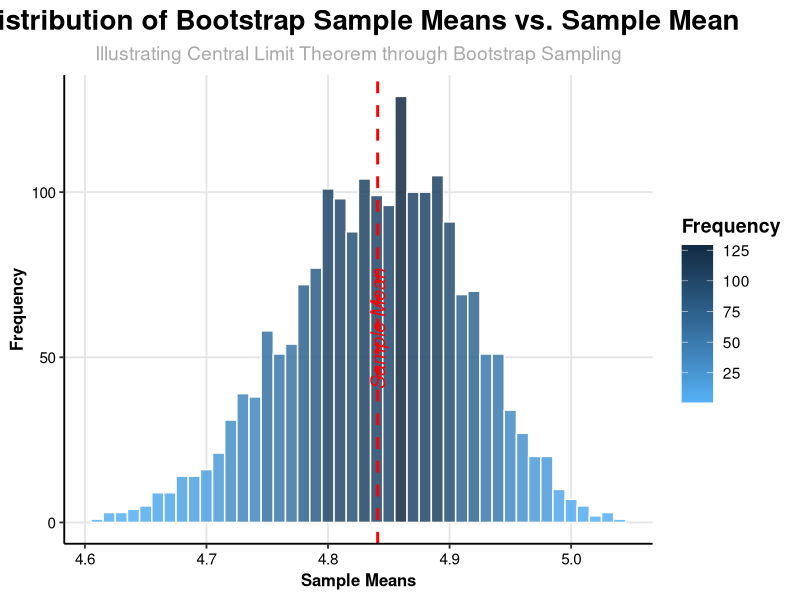
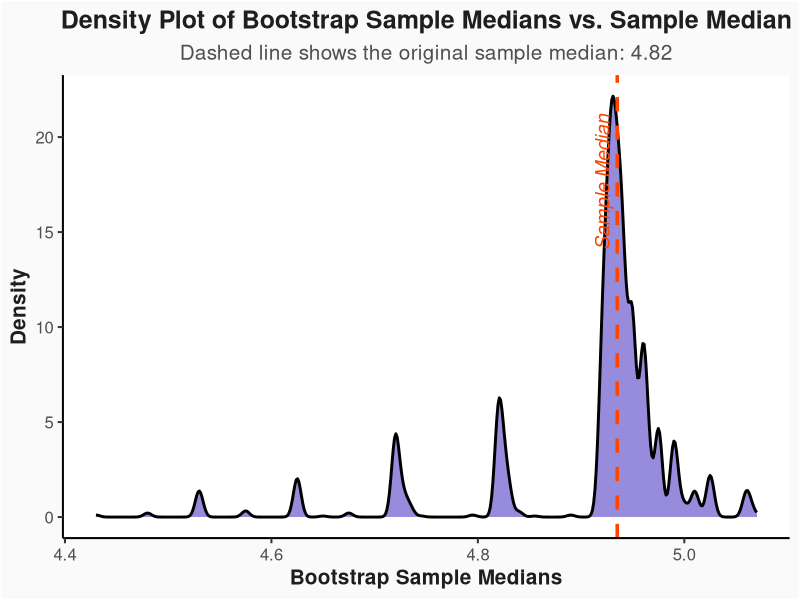
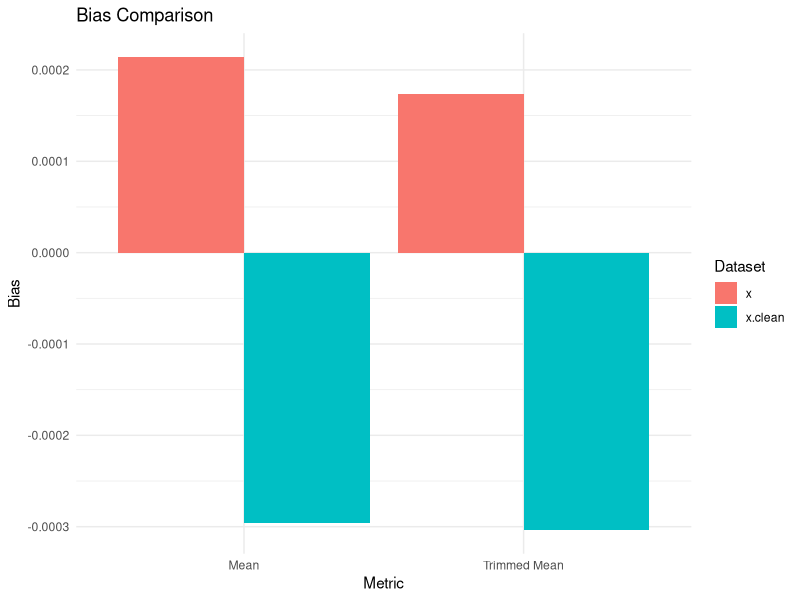
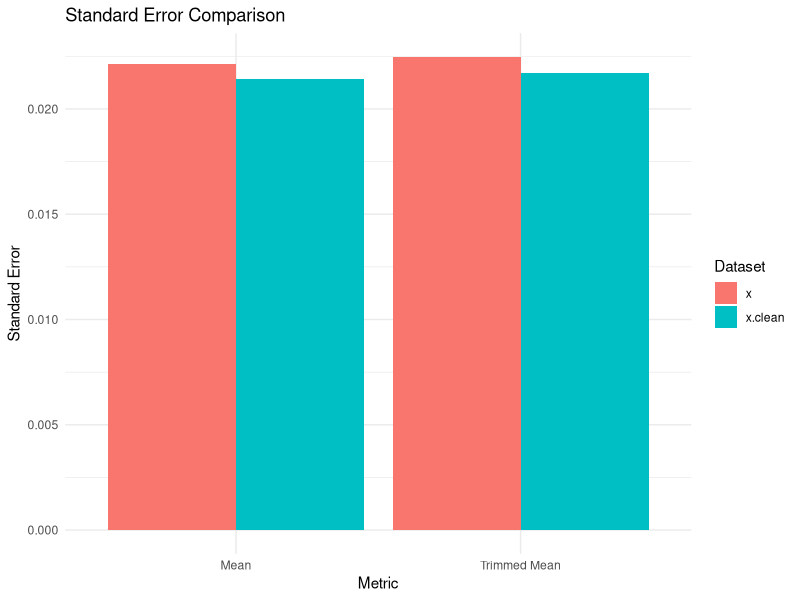

Recreate these plots in R, in order.
## ---- chunk 1
dp <- c(4.94, 5.06, 4.53, 5.07, 4.99, 
                 5.16, 4.38, 4.43, 4.93, 4.72, 
                 4.92, 4.96)
## ---- chunk 2
length <- length(dp)
possible_bootstrap_samples <- length ^length
options(scipen = 999)
cat("The possible number of bootstrap samples are",possible_bootstrap_samples)
## ---- chunk 3
samp1_m<-mean(dp)
samp1_me<-median(dp)
cat("The mean of the original sample is ", samp1_m, "and the median is ",samp1_me)
## ---- chunk 4
set.seed(12433727) 
samp2 <- 2000
samp2_m <- replicate(samp2, mean(sample(dp, replace = TRUE)))
## ---- chunk 5
samp2_m20<-mean(samp2_m[1:20])
cat("The mean for first 20 bootstrap means is",samp2_m20)
## ---- chunk 6
samp2_m200<-mean(samp2_m[1:200])
cat("The mean for first 200 bootstrap means is",samp2_m200)
## ---- chunk 7
samp2_m2000<-mean(samp2_m[1:2000])
cat("The mean for first 2000 bootstrap means is",samp2_m2000)
## ---- chunk 8
library(ggplot2)
ggplot(data.frame(Means = samp2_m), aes(x = Means)) +
  geom_histogram(
    binwidth = 0.01, 
    aes(fill = ..count..), 
    color = "white", 
    alpha = 0.85  
  ) +
  scale_fill_gradient(
    low = "#56B1F7", 
    high = "#132B43", 
    name = "Frequency"
  ) +
  geom_vline(
    xintercept = samp1_m, 
    color = "red", 
    linetype = "dashed", 
    linewidth = 1
  ) + 
  labs(
    title = "Distribution of Bootstrap Sample Means vs. Sample Mean",
    subtitle = "Illustrating Central Limit Theorem through Bootstrap Sampling",
    x = "Sample Means",
    y = "Frequency"
  ) +
  theme_classic(base_size = 14) + 
  theme(
    plot.title = element_text(hjust = 0.5, size = 20, face = "bold", color = "black"), 
    plot.subtitle = element_text(hjust = 0.5, size = 14, color = "darkgrey"), 
    axis.title.x = element_text(size = 12, face = "bold", color = "black"),
    axis.title.y = element_text(size = 12, face = "bold", color = "black"),
    axis.text = element_text(size = 11, color = "black"),
    legend.position = "right", 
    legend.key.size = unit(0.8, "cm"), 
    legend.title = element_text(face = "bold"),
    panel.grid.major = element_line(color = "grey90") 
  ) +
  annotate(
    "text", 
    x = samp1_m, 
    y = max(table(cut(samp2_m, breaks = 100))) * 0.9,
    label = "Sample Mean", 
    color = "red", 
    angle = 90, 
    size = 5, 
    fontface = "italic"
  ) 
## ---- chunk 9
sample_m_l <- list(samp2_m[1:20], samp2_m[1:200], samp2_m[1:2000])
names(sample_m_l) <- c("Sample_20", "Sample_200", "Sample_2000")
quantiles <- data.frame(sapply(sample_m_l, function(means) quantile(means, c(0.025, 0.975))))
knitr::kable(quantiles, format = "markdown", caption = "Mean 0.025 and 0.975 Quantiles")
## ---- chunk 10
confidence_int <- t.test(dp)$conf.int
cat("The 'true' confidence interval of the mean is:\n", confidence_int)
## ---- chunk 11
set.seed(12433727) 
sample2_me <- replicate(samp2, median(sample(dp, replace = TRUE)))
## ---- chunk 12
sample20_me<-median(sample2_me[1:20])
cat("The median for first 20 bootstrap median is",sample20_me)
## ---- chunk 13
sample200_me<-median(sample2_me[1:200])
cat("The median for first 200 bootstrap median is",sample200_me)
## ---- chunk 14
sample2000_me<-median(sample2_me[1:2000])
cat("The median for first 2000 bootstrap median is",sample2000_me)
## ---- chunk 15
library(ggplot2)
ggplot(data.frame(Medians = sample2_me), aes(x = Medians)) +
  geom_density(fill = "#6A5ACD", color = "black", alpha = 0.7, linewidth = 1) +
  geom_vline(xintercept = samp1_me, color = "#FF4500", linetype = "dashed", linewidth = 1.2) +
  labs(
    title = "Density Plot of Bootstrap Sample Medians vs. Sample Median",
    subtitle = paste("Dashed line shows the original sample median:", round(sample2_me, 2)),
    x = "Bootstrap Sample Medians",
    y = "Density"
  ) +
  theme_classic(base_size = 15) +
  theme(
    plot.title = element_text(face = "bold", hjust = 0.5, color = "#1E1E1E"),
    plot.subtitle = element_text(hjust = 0.5, color = "#4F4F4F"),
    axis.title.x = element_text(face = "bold", color = "#1E1E1E"),
    axis.title.y = element_text(face = "bold", color = "#1E1E1E"),
    axis.text = element_text(color = "#4F4F4F"),
    plot.background = element_rect(fill = "#FAFAFA")
  ) +
  annotate(
    "text", x = samp1_me, y = 0.8 * max(density(sample2_me)$y), 
    label = "Sample Median", color = "#FF4500", size = 5, fontface = "italic", angle = 90, vjust = -0.5
  )
## ---- chunk 16
sample_list_me <- list(sample2_me[1:20],
                         sample2_me[1:200],
                        sample2_me[1:2000])
names(sample_list_me) <- c("Sample 20","Sample 200","Sample 2000")

quantiles <- data.frame(sapply(sample_list_me, function(x) quantile(x, c(0.025, 0.975))))
knitr::kable(quantiles, format = "markdown",caption = "Median 0.025 and 0.975 Quantiles")
## ---- chunk 17
set.seed(1234)
x.clean <- rnorm(1960)
x.cont <- runif(40,4,5)
x <- c(x.clean,x.cont)
set.seed(12433727)
## ---- chunk 18
t_mean <- data.frame(
  row.names = c("x","x_clean"),
  Median = c(median(x),median(x.clean)),
  Mean = c(mean(x), mean(x.clean)),
  Trimmed_Mean = c(mean(x, trim = 0.05), mean(x.clean, trim = 0.05))
)
knitr::kable(t_mean, format = "markdown",
             caption = "Mean, Median, Trimmed Mean Results")
## ---- chunk 19
bootstrap_summary <- function(data, n = 10000, trim = 0.05) {
  bootstrap_medians <- replicate(n, median(sample(data, replace = TRUE)))
  bootstrap_means <- replicate(n, mean(sample(data, replace = TRUE)))
  bootstrap_trimmed_means <- replicate(n, mean(sample(data, replace = TRUE), trim = trim))
  
  standard_errors <- sapply(
    list(bootstrap_medians, bootstrap_means, bootstrap_trimmed_means), 
    sd
  )
  
  confidence_intervals <- sapply(
    list(bootstrap_medians, bootstrap_means, bootstrap_trimmed_means), 
    function(samples) quantile(samples, c(0.025, 0.975))
  )
  
  summary_table <- data.frame(
    Method = c("Median", "Mean", "Trimmed Mean"),
    Standard_Error = standard_errors,
    CI_Lower = confidence_intervals[1, ],
    CI_Upper = confidence_intervals[2, ]
  )
  
  return(summary_table)
}
## ---- chunk 20
knitr::kable(bootstrap_summary(x), format = "markdown",
             caption = "Standard error and 95% CI for the estimators (mean, median, and trimmed mean) for the x dataset.")
## ---- chunk 21
knitr::kable(bootstrap_summary(x.clean), format = "markdown",
             caption = "Standard error and 95% CI for the estimators (mean, median, and trimmed mean) for the x_clean dataset.")
## ---- chunk 22
para_bootstrap <- function(d, n, a = 0.05) {
  b_samples <- replicate(n, rnorm(length(d), mean = mean(d), sd = mad(d)))
  b_means <- colMeans(b_samples)
  b_trimmed <- apply(b_samples, 2, function(x) mean(x, trim = 0.05))
  m_d <- mean(d)
  
  data.frame(
    Metric = c("Mean", "Trimmed Mean"),
    Bias = c(mean(b_means) - m_d, mean(b_trimmed) - m_d),
    SE = c(sd(b_means), sd(b_trimmed)),
    CI_Lower = c(quantile(b_means, a / 2), quantile(b_trimmed, a / 2)),
    CI_Upper = c(quantile(b_means, 1 - a / 2), quantile(b_trimmed, 1 - a / 2)),
    Bias_Corrected = c(m_d - (mean(b_means) - m_d), m_d - (mean(b_trimmed) - m_d))
  )
}

## ---- chunk 23
set.seed(12433727)
n <- 10000
r_x <- para_bootstrap(x, n, a = 0.05)

rownames(r_x) <- c("Mean", "Trimmed Mean")

knitr::kable(
  r_x,
  format = "markdown",
  caption = "Bootstrap Results for x"
)

## ---- chunk 24
r_x_clean <- para_bootstrap(x.clean, n, a = 0.05)

rownames(r_x_clean) <- c("Mean", "Trimmed Mean")

knitr::kable(
  r_x_clean,
  format = "markdown",
  caption = "Bootstrap Results for x.clean"
)

## ---- chunk 25
knitr::kable(
  r_x,
  format = "markdown",
  caption = "Comparison for x"
)

knitr::kable(
  r_x_clean,
  format = "markdown",
  caption = "Comparison for x.clean"
)


## ---- chunk 26
library(ggplot2)

r_x$Dataset <- "x"
r_x_clean$Dataset <- "x.clean"

combined <- rbind(r_x, r_x_clean)

ggplot(combined, aes(x = Metric, y = Bias, fill = Dataset)) +
  geom_bar(stat = "identity", position = "dodge") +
  labs(title = "Bias Comparison", y = "Bias", x = "Metric") +
  theme_minimal()

ggplot(combined, aes(x = Metric, y = SE, fill = Dataset)) +
  geom_bar(stat = "identity", position = "dodge") +
  labs(title = "Standard Error Comparison", y = "Standard Error", x = "Metric") +
  theme_minimal()

